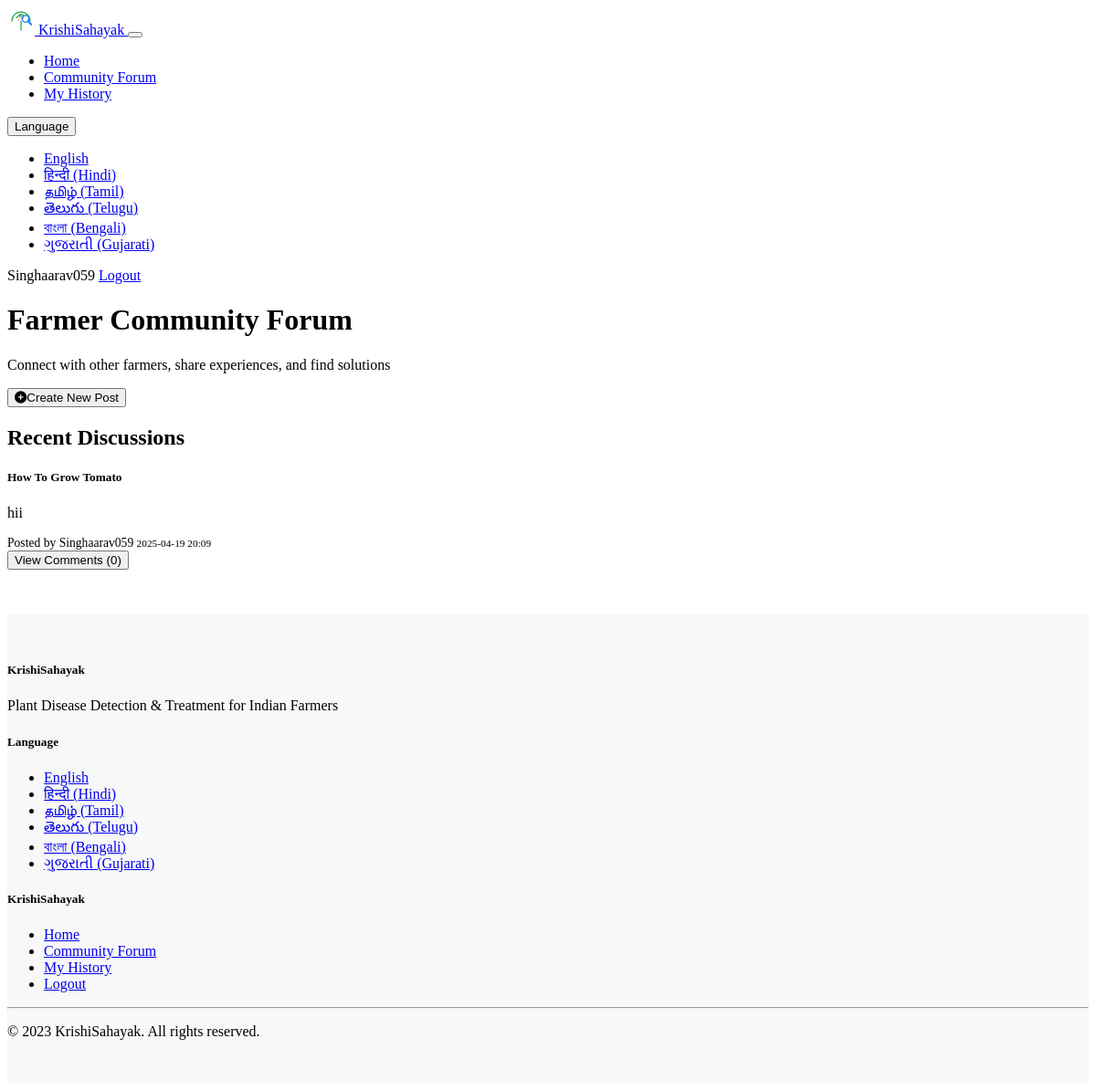
The page /forum (signed in) on the database its author committed.
### models.py (models this page shows, shortened)
class User(UserMixin, db.Model):
    id = db.Column(db.Integer, primary_key=True)
    username = db.Column(db.String(64), unique=True, nullable=False)
    email = db.Column(db.String(120), unique=True, nullable=False)
    password_hash = db.Column(db.String(256), nullable=False)
    joined_date = db.Column(db.DateTime, default=datetime.utcnow)
    posts = db.relationship('Post', backref='author', lazy='dynamic')
    comments = db.relationship('Comment', backref='author', lazy='dynamic')
    detections = db.relationship('DiseaseDetection', backref='user', lazy='dynamic')

class Post(db.Model):
    id = db.Column(db.Integer, primary_key=True)
    user_id = db.Column(db.Integer, db.ForeignKey('user.id'), nullable=False)
    title = db.Column(db.String(100), nullable=False)
    content = db.Column(db.Text, nullable=False)
    timestamp = db.Column(db.DateTime, index=True, default=datetime.utcnow)
    comments = db.relationship('Comment', backref='post', lazy='dynamic', cascade='all, delete-orphan')

### app.py (the view)
@app.route('/forum')
def forum():
    lang = session.get('language', 'en')
    translations = get_translations(lang)
    try:
        posts = Post.query.order_by(Post.timestamp.desc()).all()
    except Exception as e:
        logging.error(f"Error fetching forum posts: {str(e)}")
        posts = []
        for post in forum_storage['posts']:
            posts.append(post)
    return render_template('forum.html', translations=translations, languages=LANGUAGES, posts=posts)

### templates/forum.html (shortened to what this page needs)
{% extends "base.html" %}
{% block content %}
<div class="row">
    <div class="col-12 mb-4">
        <h1>{{ translations.forum_title }}</h1>
        <p class="lead">{{ translations.forum_subtitle }}</p>
    </div>
    <div class="col-md-8 mb-4">
        {% if 'user_id' in session %}
        <button id="new-post-btn" class="btn btn-primary mb-3" data-show-text="{{ translations.new_post }}" data-hide-text="{{ translations.cancel }}">
            <i class="fas fa-plus-circle me-2"></i>{{ translations.new_post }}
        </button>
        {% endif %}
    </div>
    <div class="col-12 mt-4">
        <h2>{{ translations.recent_discussions }}</h2>
        {% if posts %}
        <div class="row">
            {% for post in posts %}
            <div class="col-md-6 mb-4">
                <div class="card forum-post h-100">
                    <div class="card-body">
                        <h5 class="card-title">{{ post.title }}</h5>
                        <p class="card-text">{{ post.content }}</p>
                        <div class="post-meta d-flex justify-content-between align-items-center">
                            <span class="text-muted">{{ translations.posted_by }} {{ post.author.username }}</span>
                            <small class="text-muted">{{ post.timestamp.strftime('%Y-%m-%d %H:%M') }}</small>
                        </div>
                    </div>
                    <div class="card-footer bg-transparent">
                        <button class="btn btn-sm btn-outline-primary toggle-comments" data-post-id="{{ post.id }}" data-show-text="{{ translations.view_comments }}" data-hide-text="{{ translations.hide_comments }}">
                            {{ translations.view_comments }} ({{ post.comments.count() }})
                        </button>
                    </div>
                </div>
            </div>
            {% endfor %}
        </div>
        {% else %}
        <div class="alert alert-secondary">
            <i class="fas fa-comments me-2"></i>{{ translations.no_posts }}
        </div>
        {% endif %}
    </div>
</div>
{% endblock %}

### templates/base.html (shortened to what this page needs)
<!DOCTYPE html>
<html lang="en" data-bs-theme="dark">
<head>
    <link href="https://cdn.replit.com/agent/bootstrap-agent-dark-theme.min.css" rel="stylesheet">
    <link href="https://cdnjs.cloudflare.com/ajax/libs/font-awesome/6.0.0/css/all.min.css" rel="stylesheet">
    <link href="{{ url_for('static', filename='css/custom.css') }}" rel="stylesheet">
</head>
<body>
    <nav class="navbar navbar-expand-lg navbar-dark bg-dark">
        <div class="container">
            <a class="navbar-brand d-flex align-items-center" href="{{ url_for('index') }}">
                <img src="{{ url_for('static', filename='svg/logo.svg') }}" alt="Logo" width="30" height="30" class="me-2">
                {{ translations.site_name }}
            </a>
            <button class="navbar-toggler" type="button" data-bs-toggle="collapse" data-bs-target="#navbarNav" aria-controls="navbarNav" aria-expanded="false" aria-label="Toggle navigation">
            </button>
            <div class="collapse navbar-collapse" id="navbarNav">
                <ul class="navbar-nav me-auto">
                    <li class="nav-item">
                        <a class="nav-link" href="{{ url_for('index') }}">{{ translations.home }}</a>
                    </li>
                    <li class="nav-item">
                        <a class="nav-link" href="{{ url_for('forum') }}">{{ translations.forum }}</a>
                    </li>
                    {% if 'user_id' in session %}
                    <li class="nav-item">
                        <a class="nav-link" href="{{ url_for('history') }}">{{ translations.history }}</a>
                    </li>
                    {% endif %}
                </ul>
                <div class="d-flex">
                    <div class="dropdown me-3 language-selector">
                        <button class="btn btn-outline-light dropdown-toggle" type="button" id="languageDropdown" data-bs-toggle="dropdown" aria-expanded="false">
                            {{ translations.language }}
                        </button>
                        <ul class="dropdown-menu" aria-labelledby="languageDropdown">
                            {% for code, name in languages.items() %}
                            <li><a class="dropdown-item" href="{{ url_for('set_language', lang=code) }}">{{ name }}</a></li>
                            {% endfor %}
                        </ul>
                    </div>
                    <div class="d-flex">
                        {% if 'user_id' in session %}
                        <span class="navbar-text me-3">
                            {{ session.username }}
                        </span>
                        <a href="{{ url_for('logout') }}" class="btn btn-outline-danger">{{ translations.logout }}</a>
                        {% else %}
                        <a href="{{ url_for('login') }}" class="btn btn-outline-light me-2">{{ translations.login }}</a>
                        <a href="{{ url_for('register') }}" class="btn btn-primary">{{ translations.register }}</a>
                        {% endif %}
                    </div>
                </div>
            </div>
        </div>
    </nav>
    <main class="container py-4">
        {% block content %}{% endblock %}
    </main>
    <footer class="footer">
        <div class="container">
            <div class="row">
                <div class="col-md-6">
                    <h5>{{ translations.site_name }}</h5>
                    <p>{{ translations.site_description }}</p>
                </div>
                <div class="col-md-3">
                    <h5>{{ translations.language }}</h5>
                    <ul class="list-unstyled">
                        {% for code, name in languages.items() %}
                        <li><a href="{{ url_for('set_language', lang=code) }}" class="text-decoration-none">{{ name }}</a></li>
                        {% endfor %}
                    </ul>
                </div>
                <div class="col-md-3">
                    <h5>{{ translations.site_name }}</h5>
                    <ul class="list-unstyled">
                        <li><a href="{{ url_for('index') }}" class="text-decoration-none">{{ translations.home }}</a></li>
                        <li><a href="{{ url_for('forum') }}" class="text-decoration-none">{{ translations.forum }}</a></li>
                        {% if 'user_id' in session %}
                        <li><a href="{{ url_for('history') }}" class="text-decoration-none">{{ translations.history }}</a></li>
                        <li><a href="{{ url_for('logout') }}" class="text-decoration-none">{{ translations.logout }}</a></li>
                        {% else %}
                        <li><a href="{{ url_for('login') }}" class="text-decoration-none">{{ translations.login }}</a></li>
                        <li><a href="{{ url_for('register') }}" class="text-decoration-none">{{ translations.register }}</a></li>
                        {% endif %}
                    </ul>
                </div>
            </div>
            <hr>
            <div class="row">
                <div class="col-12 text-center">
                    <p>&copy; 2023 {{ translations.site_name }}. All rights reserved.</p>
                </div>
            </div>
        </div>
    </footer>
</body>
</html>

### static/css/custom.css (style rules this page uses)
.forum-post { transition: transform 0.2s ease; }
.post-meta { font-size: 0.85rem; }
.language-selector .dropdown-item { cursor: pointer; }
.footer { margin-top: 3rem; padding: 2rem 0; background-color: rgba(33, 37, 41, 0.03); }

### rows shown on the page
User: username "Singhaarav059"
Post: title "How To Grow Tomato", content "hii", author.username "Singhaarav059", timestamp "2025-04-19 20:09", comments.count "0"

### other values the page prints
{{ translations.site_name }} "KrishiSahayak"
{{ translations.home }} "Home"
{{ translations.forum }} "Community Forum"
{{ translations.history }} "My History"
{{ translations.language }} "Language"
{{ name }} "English" "हिन्दी (Hindi)" "தமிழ் (Tamil)" "తెలుగు (Telugu)" "বাংলা (Bengali)" "ગુજરાતી (Gujarati)"
{{ translations.logout }} "Logout"
{{ translations.forum_title }} "Farmer Community Forum"
{{ translations.forum_subtitle }} "Connect with other farmers, share experiences, and find solutions"
{{ translations.new_post }} "Create New Post"
{{ translations.recent_discussions }} "Recent Discussions"
{{ translations.site_description }} "Plant Disease Detection & Treatment for Indian Farmers"
